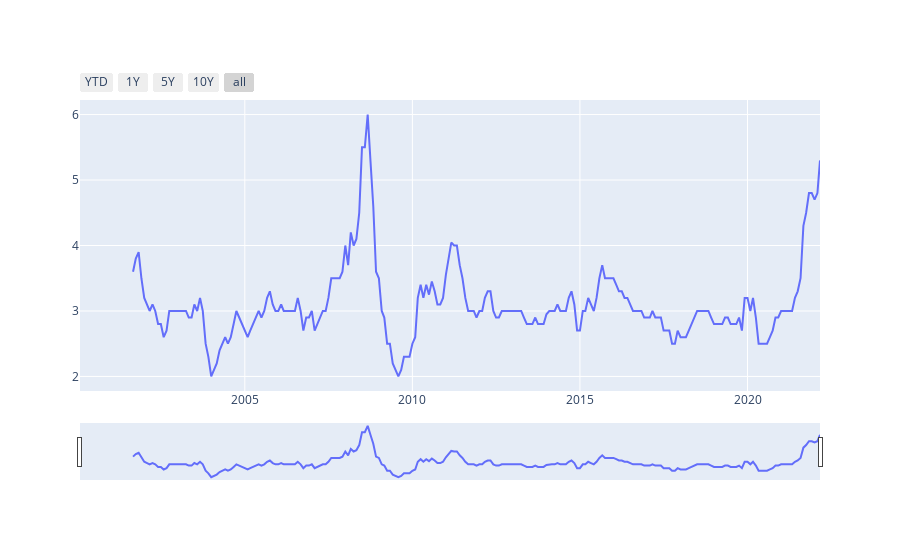

Notebook cell for this chart:
### Code cell
# Crear la figura

fig = go.Figure()

# Añadir las series de datos
fig.add_trace(go.Scatter(x=inflacion.index, y=inflacion, name='IIEC', mode='lines'))

# Crear botones de tiempo
date_buttons = [
    {'count': 1, 'label': "YTD", 'step': "year", 'stepmode': "todate"},
    {'count': 1, 'label': "1Y", 'step': "year", 'stepmode': "backward"},
    {'count': 5, 'label': "5Y", 'step': "year", 'stepmode': "backward"},
    {'count': 10, 'label': "10Y", 'step': "year", 'stepmode': "backward"},
    {'step': "all"}
    ]

fig.update_layout({
    'xaxis': {'rangeselector':{'buttons': date_buttons}}
    })


fig.update_xaxes(rangeslider_visible=True)

# Mostrar el gráfico
fig.show()

### Figure 1 — Plotly figure (JSON) as saved in the notebook; plotly's stock layout.template omitted (floating-point values rounded to 4 significant figures; data arrays with more than 128 entries replaced by an {"elided": "..."} marker saying what was removed)
{"data": [{"mode": "lines", "name": "IIEC", "type": "scatter", "x": {"elided": "266 str values"}, "y": {"elided": "266 float values"}}], "layout": {"xaxis": {"rangeselector": {"buttons": [{"count": 1, "label": "YTD", "step": "year", "stepmode": "todate"}, {"count": 1, "label": "1Y", "step": "year", "stepmode": "backward"}, {"count": 5, "label": "5Y", "step": "year", "stepmode": "backward"}, {"count": 10, "label": "10Y", "step": "year", "stepmode": "backward"}, {"step": "all"}]}, "rangeslider": {"visible": true}}}}
